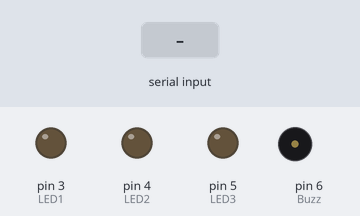
Simulated run of this sketch. Board: Arduino Uno, built with avr-gcc and run on an emulated ATmega328P. Shown: output pins drawn as LEDs (lit = HIGH), buzzer (waves = sounding, pin HIGH). Inputs (shaded band) come from the test bench. What the sketch prints to the serial monitor is not drawn.

Above: at 1.2 s.
1.3 s: "1" received over Serial
At 1.7 s:
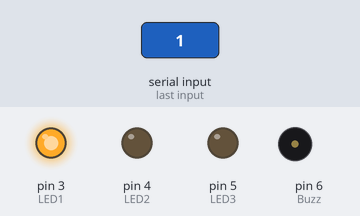
At 3.1 s:
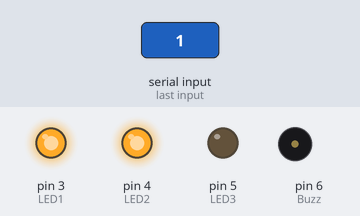
4.3 s: "2" received over Serial
At 5.2 s:
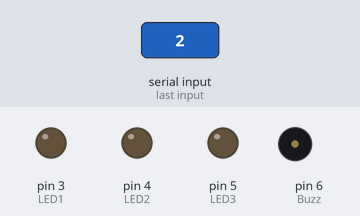
Timing chart, 0 to 7.3 s (numbered marks = the images above; inputs shaded):
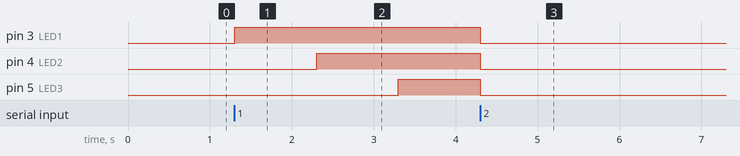

Measured:
- after the input at 1.3 s, pin 3 (LED1): LOW → HIGH at once; pin 4 (LED2): LOW → HIGH after 1.0 s; pin 5 (LED3): LOW → HIGH after 2.0 s
- after the input at 4.3 s, pin 3 (LED1), pin 4 (LED2), pin 5 (LED3): HIGH → LOW at once; pin 6 (Buzz): stays LOW (without the input it goes to HIGH after 0.00 s)

The sketch:

Arduino_check.ino
```cpp
int LED1 = 3;
int LED2 = 4;
int LED3 = 5;
int Buzz = 6;
int dataFromUser;
int count=0;
void setup() {
  // put your setup code here, to run once:
    pinMode(LED1,OUTPUT);
    pinMode(LED2,OUTPUT);
    pinMode(LED3,OUTPUT);
    pinMode(Buzz,OUTPUT);
    Serial.begin(9600);
}

void loop() {
  // put your main code here, to run repeatedly:

  if(Serial.available() > 0)
  {

    dataFromUser = Serial.read();
  }
  if(dataFromUser == '1' && count==0)
  {
    digitalWrite(LED1,HIGH);
    delay(1000);
    count++;
  }
  else if(dataFromUser == '1' && count==1)
  {
    digitalWrite(LED2,HIGH);
    delay(1000);
    count++;

  }
  else if(dataFromUser == '1' && count==2)
  {
    digitalWrite(LED3,HIGH);
    delay(1000);
    count++;

  }
  else if(dataFromUser == '1' && count==3)
  {
    digitalWrite(Buzz,HIGH);
    delay(1000);
    count++;

  }
  else if(dataFromUser == '2')
  {
    digitalWrite(LED1,LOW);
    digitalWrite(LED2,LOW);
    digitalWrite(LED3,LOW);
    digitalWrite(Buzz,LOW);
    count=0;
  }
Serial.print(dataFromUser);

}
```
